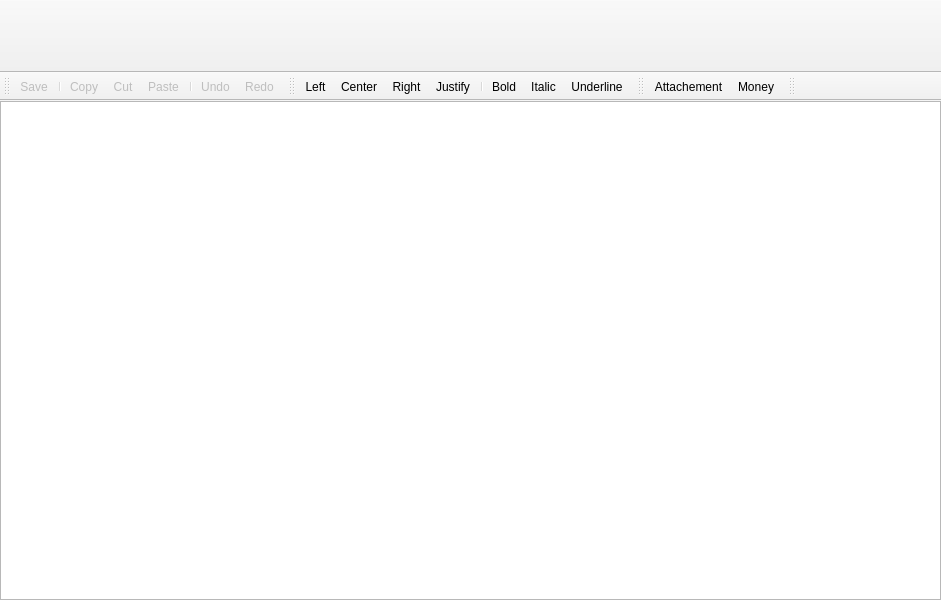
<?xml version="1.0" encoding="UTF-8"?>
<ui version="4.0">
 <class>MailEditorWindow</class>
 <widget class="QMainWindow" name="MailEditorWindow">
  <property name="geometry">
   <rect>
    <x>0</x>
    <y>0</y>
    <width>941</width>
    <height>600</height>
   </rect>
  </property>
  <property name="windowTitle">
   <string>MainWindow</string>
  </property>
  <widget class="QWidget" name="centralwidget">
   <layout class="QGridLayout" name="gridLayout">
    <property name="margin">
     <number>0</number>
    </property>
    <property name="spacing">
     <number>0</number>
    </property>
    <item row="0" column="0">
     <widget class="QTextEdit" name="messageEdit"/>
    </item>
   </layout>
  </widget>
  <widget class="QToolBar" name="mailFieldsToolBar">
   <property name="minimumSize">
    <size>
     <width>800</width>
     <height>72</height>
    </size>
   </property>
   <property name="windowTitle">
    <string>Mail fields</string>
   </property>
   <property name="autoFillBackground">
    <bool>true</bool>
   </property>
   <property name="movable">
    <bool>false</bool>
   </property>
   <property name="allowedAreas">
    <set>Qt::TopToolBarArea</set>
   </property>
   <property name="floatable">
    <bool>false</bool>
   </property>
   <attribute name="toolBarArea">
    <enum>TopToolBarArea</enum>
   </attribute>
   <attribute name="toolBarBreak">
    <bool>false</bool>
   </attribute>
  </widget>
  <widget class="QToolBar" name="mainToolBar">
   <property name="minimumSize">
    <size>
     <width>0</width>
     <height>0</height>
    </size>
   </property>
   <property name="windowTitle">
    <string>Standard</string>
   </property>
   <property name="autoFillBackground">
    <bool>true</bool>
   </property>
   <property name="movable">
    <bool>true</bool>
   </property>
   <property name="allowedAreas">
    <set>Qt::AllToolBarAreas</set>
   </property>
   <property name="toolButtonStyle">
    <enum>Qt::ToolButtonIconOnly</enum>
   </property>
   <property name="floatable">
    <bool>true</bool>
   </property>
   <attribute name="toolBarArea">
    <enum>TopToolBarArea</enum>
   </attribute>
   <attribute name="toolBarBreak">
    <bool>true</bool>
   </attribute>
   <addaction name="actionSave"/>
   <addaction name="separator"/>
   <addaction name="actionCopy"/>
   <addaction name="actionCut"/>
   <addaction name="actionPaste"/>
   <addaction name="separator"/>
   <addaction name="actionUndo"/>
   <addaction name="actionRedo"/>
  </widget>
  <widget class="QMenuBar" name="menuBar">
   <property name="enabled">
    <bool>true</bool>
   </property>
   <property name="geometry">
    <rect>
     <x>0</x>
     <y>0</y>
     <width>941</width>
     <height>21</height>
    </rect>
   </property>
   <property name="contextMenuPolicy">
    <enum>Qt::DefaultContextMenu</enum>
   </property>
   <property name="acceptDrops">
    <bool>false</bool>
   </property>
   <property name="nativeMenuBar">
    <bool>true</bool>
   </property>
  </widget>
  <widget class="QToolBar" name="formatToolbar">
   <property name="windowTitle">
    <string>Format</string>
   </property>
   <property name="movable">
    <bool>true</bool>
   </property>
   <property name="floatable">
    <bool>true</bool>
   </property>
   <attribute name="toolBarArea">
    <enum>TopToolBarArea</enum>
   </attribute>
   <attribute name="toolBarBreak">
    <bool>false</bool>
   </attribute>
   <addaction name="actionLeft"/>
   <addaction name="actionCenter"/>
   <addaction name="actionRight"/>
   <addaction name="actionJustify"/>
   <addaction name="separator"/>
   <addaction name="actionBold"/>
   <addaction name="actionItalic"/>
   <addaction name="actionUnderline"/>
  </widget>
  <widget class="QToolBar" name="mailToolBar">
   <property name="windowTitle">
    <string>Mail attachements</string>
   </property>
   <attribute name="toolBarArea">
    <enum>TopToolBarArea</enum>
   </attribute>
   <attribute name="toolBarBreak">
    <bool>false</bool>
   </attribute>
   <addaction name="actionAttachement"/>
   <addaction name="actionMoney"/>
  </widget>
  <widget class="QToolBar" name="mailFieldSelectorToolBar">
   <property name="windowTitle">
    <string>toolBar</string>
   </property>
   <attribute name="toolBarArea">
    <enum>TopToolBarArea</enum>
   </attribute>
   <attribute name="toolBarBreak">
    <bool>false</bool>
   </attribute>
  </widget>
  <action name="actionSave">
   <property name="enabled">
    <bool>false</bool>
   </property>
   <property name="icon">
    <iconset resource="../Keyhotee.qrc">
     <normaloff>:/images/win/filesave.png</normaloff>:/images/win/filesave.png</iconset>
   </property>
   <property name="text">
    <string>Save</string>
   </property>
   <property name="iconText">
    <string>Save</string>
   </property>
   <property name="toolTip">
    <string>Save document</string>
   </property>
   <property name="statusTip">
    <string>Save currently edited message into Drafts folder</string>
   </property>
   <property name="shortcut">
    <string>Ctrl+S</string>
   </property>
  </action>
  <action name="actionClose">
   <property name="text">
    <string>Close</string>
   </property>
   <property name="shortcut">
    <string>Ctrl+F4</string>
   </property>
  </action>
  <action name="actionCopy">
   <property name="enabled">
    <bool>false</bool>
   </property>
   <property name="icon">
    <iconset theme="edit-copy">
     <normaloff>:images/win/editcopy.png</normaloff>:images/win/editcopy.png</iconset>
   </property>
   <property name="text">
    <string>Copy</string>
   </property>
   <property name="toolTip">
    <string>Copy</string>
   </property>
   <property name="statusTip">
    <string>Copy current selection to clipboard</string>
   </property>
   <property name="shortcut">
    <string>Ctrl+C</string>
   </property>
  </action>
  <action name="actionCut">
   <property name="enabled">
    <bool>false</bool>
   </property>
   <property name="icon">
    <iconset theme="edit-cut" resource="../Keyhotee.qrc">
     <normaloff>:/images/win/editcut.png</normaloff>:/images/win/editcut.png</iconset>
   </property>
   <property name="text">
    <string>Cut</string>
   </property>
   <property name="shortcut">
    <string>Ctrl+X</string>
   </property>
  </action>
  <action name="actionPaste">
   <property name="enabled">
    <bool>false</bool>
   </property>
   <property name="icon">
    <iconset theme="edit-paste" resource="../Keyhotee.qrc">
     <normaloff>:/images/win/editpaste.png</normaloff>:/images/win/editpaste.png</iconset>
   </property>
   <property name="text">
    <string>Paste</string>
   </property>
   <property name="shortcut">
    <string>Ctrl+V</string>
   </property>
  </action>
  <action name="actionSelect_all">
   <property name="text">
    <string>Select all</string>
   </property>
   <property name="shortcut">
    <string>Ctrl+A</string>
   </property>
  </action>
  <action name="actionSend">
   <property name="icon">
    <iconset theme="mail-send" resource="../Keyhotee.qrc">
     <normaloff>:/images/128x128/contact_info_send_mail.png</normaloff>:/images/128x128/contact_info_send_mail.png</iconset>
   </property>
   <property name="text">
    <string>Send</string>
   </property>
   <property name="toolTip">
    <string>Allows to send given mail document</string>
   </property>
   <property name="statusTip">
    <string>Allows to send currently edited message</string>
   </property>
  </action>
  <action name="actionLeft">
   <property name="icon">
    <iconset resource="../Keyhotee.qrc">
     <normaloff>:/images/win/textleft.png</normaloff>:/images/win/textleft.png</iconset>
   </property>
   <property name="text">
    <string>Left</string>
   </property>
  </action>
  <action name="actionCenter">
   <property name="icon">
    <iconset resource="../Keyhotee.qrc">
     <normaloff>:/images/win/textcenter.png</normaloff>:/images/win/textcenter.png</iconset>
   </property>
   <property name="text">
    <string>Center</string>
   </property>
  </action>
  <action name="actionRight">
   <property name="icon">
    <iconset resource="../Keyhotee.qrc">
     <normaloff>:/images/win/textright.png</normaloff>:/images/win/textright.png</iconset>
   </property>
   <property name="text">
    <string>Right</string>
   </property>
  </action>
  <action name="actionJustify">
   <property name="icon">
    <iconset resource="../Keyhotee.qrc">
     <normaloff>:/images/win/textjustify.png</normaloff>:/images/win/textjustify.png</iconset>
   </property>
   <property name="text">
    <string>Justify</string>
   </property>
  </action>
  <action name="actionBold">
   <property name="checkable">
    <bool>true</bool>
   </property>
   <property name="icon">
    <iconset resource="../Keyhotee.qrc">
     <normaloff>:/images/win/textbold.png</normaloff>:/images/win/textbold.png</iconset>
   </property>
   <property name="text">
    <string>Bold</string>
   </property>
   <property name="toolTip">
    <string>Changes selected text to heavier font</string>
   </property>
   <property name="shortcut">
    <string>Ctrl+B</string>
   </property>
  </action>
  <action name="actionItalic">
   <property name="checkable">
    <bool>true</bool>
   </property>
   <property name="icon">
    <iconset resource="../Keyhotee.qrc">
     <normaloff>:/images/win/textitalic.png</normaloff>:/images/win/textitalic.png</iconset>
   </property>
   <property name="text">
    <string>Italic</string>
   </property>
   <property name="toolTip">
    <string>&lt;html&gt;&lt;head/&gt;&lt;body&gt;&lt;p&gt;Changes currently selected text to &lt;span style=&quot; font-style:italic;&quot;&gt;italic&lt;/span&gt; font&lt;/p&gt;&lt;/body&gt;&lt;/html&gt;</string>
   </property>
   <property name="shortcut">
    <string>Ctrl+I</string>
   </property>
  </action>
  <action name="actionUnderline">
   <property name="checkable">
    <bool>true</bool>
   </property>
   <property name="icon">
    <iconset resource="../Keyhotee.qrc">
     <normaloff>:/images/win/textunder.png</normaloff>:/images/win/textunder.png</iconset>
   </property>
   <property name="text">
    <string>Underline</string>
   </property>
   <property name="toolTip">
    <string>Draw line below selected text</string>
   </property>
   <property name="shortcut">
    <string>Ctrl+U</string>
   </property>
  </action>
  <action name="actionMailFields">
   <property name="icon">
    <iconset resource="../Keyhotee.qrc">
     <normaloff>:/images/gear.png</normaloff>:/images/gear.png</iconset>
   </property>
   <property name="text">
    <string>Mail fields</string>
   </property>
   <property name="toolTip">
    <string>Allows to select additional mail fields (Bcc: Cc: From:)</string>
   </property>
  </action>
  <action name="actionFrom">
   <property name="checkable">
    <bool>true</bool>
   </property>
   <property name="text">
    <string>From:</string>
   </property>
   <property name="visible">
    <bool>true</bool>
   </property>
  </action>
  <action name="actionCC">
   <property name="checkable">
    <bool>true</bool>
   </property>
   <property name="text">
    <string>CC:</string>
   </property>
  </action>
  <action name="actionBCC">
   <property name="checkable">
    <bool>true</bool>
   </property>
   <property name="text">
    <string>BCC:</string>
   </property>
  </action>
  <action name="actionAttachement">
   <property name="icon">
    <iconset resource="../Keyhotee.qrc">
     <normaloff>:/images/paperclip-icon.png</normaloff>:/images/paperclip-icon.png</iconset>
   </property>
   <property name="text">
    <string>Attachement</string>
   </property>
   <property name="toolTip">
    <string>Allows to manage mail attachement</string>
   </property>
  </action>
  <action name="actionMoney">
   <property name="icon">
    <iconset resource="../Keyhotee.qrc">
     <normaloff>:/images/money-in-envelope.png</normaloff>:/images/money-in-envelope.png</iconset>
   </property>
   <property name="text">
    <string>Money</string>
   </property>
   <property name="toolTip">
    <string>Allows to attach money to this mail</string>
   </property>
  </action>
  <action name="actionUndo">
   <property name="enabled">
    <bool>false</bool>
   </property>
   <property name="icon">
    <iconset theme="edit-undo" resource="../Keyhotee.qrc">
     <normaloff>:/images/128x128/undo.png</normaloff>:/images/128x128/undo.png</iconset>
   </property>
   <property name="text">
    <string>Undo</string>
   </property>
   <property name="toolTip">
    <string>Undo</string>
   </property>
   <property name="shortcut">
    <string>Ctrl+Z</string>
   </property>
  </action>
  <action name="actionRedo">
   <property name="enabled">
    <bool>false</bool>
   </property>
   <property name="icon">
    <iconset theme="edit-redo" resource="../Keyhotee.qrc">
     <normaloff>:/images/128x128/redo.png</normaloff>:/images/128x128/redo.png</iconset>
   </property>
   <property name="text">
    <string>Redo</string>
   </property>
   <property name="toolTip">
    <string>Redo</string>
   </property>
   <property name="shortcut">
    <string>Ctrl+Y</string>
   </property>
  </action>
 </widget>
 <resources>
  <include location="../Keyhotee.qrc"/>
 </resources>
 <connections>
  <connection>
   <sender>messageEdit</sender>
   <signal>copyAvailable(bool)</signal>
   <receiver>actionCopy</receiver>
   <slot>setEnabled(bool)</slot>
   <hints>
    <hint type="sourcelabel">
     <x>470</x>
     <y>363</y>
    </hint>
    <hint type="destinationlabel">
     <x>-1</x>
     <y>-1</y>
    </hint>
   </hints>
  </connection>
  <connection>
   <sender>messageEdit</sender>
   <signal>copyAvailable(bool)</signal>
   <receiver>actionCut</receiver>
   <slot>setEnabled(bool)</slot>
   <hints>
    <hint type="sourcelabel">
     <x>470</x>
     <y>363</y>
    </hint>
    <hint type="destinationlabel">
     <x>-1</x>
     <y>-1</y>
    </hint>
   </hints>
  </connection>
  <connection>
   <sender>actionCopy</sender>
   <signal>triggered()</signal>
   <receiver>messageEdit</receiver>
   <slot>copy()</slot>
   <hints>
    <hint type="sourcelabel">
     <x>-1</x>
     <y>-1</y>
    </hint>
    <hint type="destinationlabel">
     <x>470</x>
     <y>363</y>
    </hint>
   </hints>
  </connection>
  <connection>
   <sender>actionCut</sender>
   <signal>triggered()</signal>
   <receiver>messageEdit</receiver>
   <slot>cut()</slot>
   <hints>
    <hint type="sourcelabel">
     <x>-1</x>
     <y>-1</y>
    </hint>
    <hint type="destinationlabel">
     <x>470</x>
     <y>363</y>
    </hint>
   </hints>
  </connection>
  <connection>
   <sender>actionPaste</sender>
   <signal>triggered()</signal>
   <receiver>messageEdit</receiver>
   <slot>paste()</slot>
   <hints>
    <hint type="sourcelabel">
     <x>-1</x>
     <y>-1</y>
    </hint>
    <hint type="destinationlabel">
     <x>470</x>
     <y>363</y>
    </hint>
   </hints>
  </connection>
  <connection>
   <sender>actionUndo</sender>
   <signal>triggered()</signal>
   <receiver>messageEdit</receiver>
   <slot>undo()</slot>
   <hints>
    <hint type="sourcelabel">
     <x>-1</x>
     <y>-1</y>
    </hint>
    <hint type="destinationlabel">
     <x>470</x>
     <y>363</y>
    </hint>
   </hints>
  </connection>
  <connection>
   <sender>messageEdit</sender>
   <signal>redoAvailable(bool)</signal>
   <receiver>actionRedo</receiver>
   <slot>setEnabled(bool)</slot>
   <hints>
    <hint type="sourcelabel">
     <x>470</x>
     <y>363</y>
    </hint>
    <hint type="destinationlabel">
     <x>-1</x>
     <y>-1</y>
    </hint>
   </hints>
  </connection>
  <connection>
   <sender>messageEdit</sender>
   <signal>undoAvailable(bool)</signal>
   <receiver>actionUndo</receiver>
   <slot>setEnabled(bool)</slot>
   <hints>
    <hint type="sourcelabel">
     <x>470</x>
     <y>363</y>
    </hint>
    <hint type="destinationlabel">
     <x>-1</x>
     <y>-1</y>
    </hint>
   </hints>
  </connection>
  <connection>
   <sender>messageEdit</sender>
   <signal>cursorPositionChanged()</signal>
   <receiver>MailEditorWindow</receiver>
   <slot>onCursorPositionChanged()</slot>
   <hints>
    <hint type="sourcelabel">
     <x>470</x>
     <y>363</y>
    </hint>
    <hint type="destinationlabel">
     <x>470</x>
     <y>299</y>
    </hint>
   </hints>
  </connection>
  <connection>
   <sender>actionRedo</sender>
   <signal>triggered()</signal>
   <receiver>messageEdit</receiver>
   <slot>redo()</slot>
   <hints>
    <hint type="sourcelabel">
     <x>-1</x>
     <y>-1</y>
    </hint>
    <hint type="destinationlabel">
     <x>470</x>
     <y>363</y>
    </hint>
   </hints>
  </connection>
  <connection>
   <sender>actionSelect_all</sender>
   <signal>triggered()</signal>
   <receiver>messageEdit</receiver>
   <slot>selectAll()</slot>
   <hints>
    <hint type="sourcelabel">
     <x>-1</x>
     <y>-1</y>
    </hint>
    <hint type="destinationlabel">
     <x>470</x>
     <y>363</y>
    </hint>
   </hints>
  </connection>
  <connection>
   <sender>actionBCC</sender>
   <signal>toggled(bool)</signal>
   <receiver>MailEditorWindow</receiver>
   <slot>onBccTriggered(bool)</slot>
   <hints>
    <hint type="sourcelabel">
     <x>-1</x>
     <y>-1</y>
    </hint>
    <hint type="destinationlabel">
     <x>470</x>
     <y>299</y>
    </hint>
   </hints>
  </connection>
  <connection>
   <sender>actionCC</sender>
   <signal>toggled(bool)</signal>
   <receiver>MailEditorWindow</receiver>
   <slot>onCcTriggered(bool)</slot>
   <hints>
    <hint type="sourcelabel">
     <x>-1</x>
     <y>-1</y>
    </hint>
    <hint type="destinationlabel">
     <x>470</x>
     <y>299</y>
    </hint>
   </hints>
  </connection>
  <connection>
   <sender>actionFrom</sender>
   <signal>toggled(bool)</signal>
   <receiver>MailEditorWindow</receiver>
   <slot>onFromTriggered(bool)</slot>
   <hints>
    <hint type="sourcelabel">
     <x>-1</x>
     <y>-1</y>
    </hint>
    <hint type="destinationlabel">
     <x>470</x>
     <y>299</y>
    </hint>
   </hints>
  </connection>
  <connection>
   <sender>actionSave</sender>
   <signal>triggered()</signal>
   <receiver>MailEditorWindow</receiver>
   <slot>onSave()</slot>
   <hints>
    <hint type="sourcelabel">
     <x>-1</x>
     <y>-1</y>
    </hint>
    <hint type="destinationlabel">
     <x>470</x>
     <y>299</y>
    </hint>
   </hints>
  </connection>
 </connections>
 <slots>
  <slot>onCursorPositionChanged()</slot>
  <slot>onBccTriggered(bool)</slot>
  <slot>onCcTriggered(bool)</slot>
  <slot>onFromTriggered(bool)</slot>
  <slot>onSave()</slot>
 </slots>
</ui>
